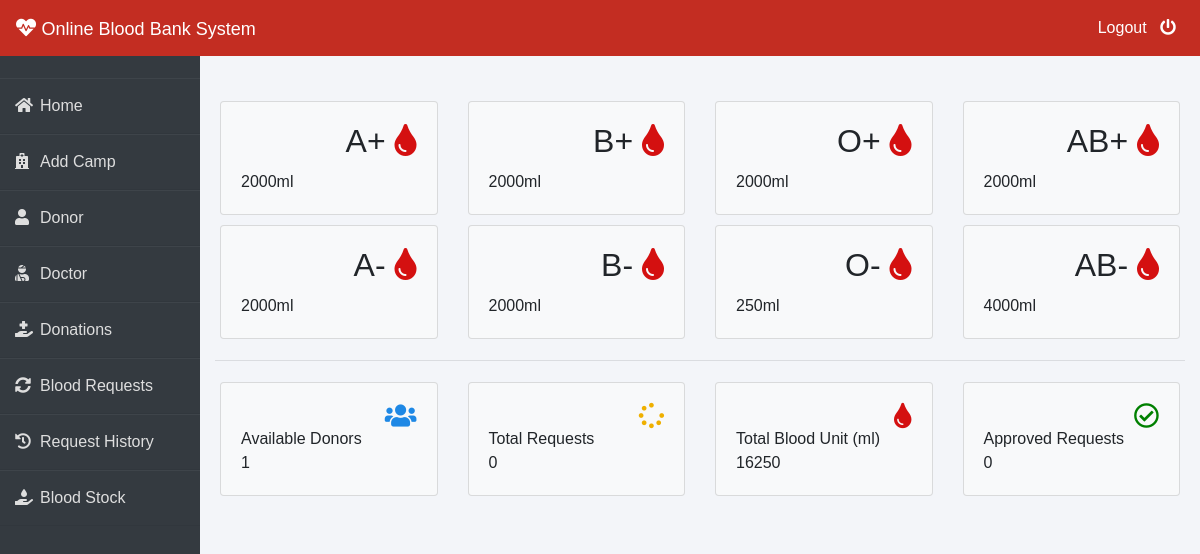
The page /admin-dashboard (signed in) on the database its author committed.
### blood/models.py (models this page shows, shortened)
class Stock(models.Model):
    bloodgroup = models.CharField(max_length=10)
    unit = models.PositiveIntegerField(default=0)

### blood/views.py (the view)
# urls.py: path('admin-dashboard', views.admin_dashboard_view,name='admin-dashboard'),
@login_required(login_url='adminlogin')
def admin_dashboard_view(request):
    totalunit = models.Stock.objects.aggregate(Sum('unit'))
    dict = {
        'A1': models.Stock.objects.get(bloodgroup="A+"),
        'A2': models.Stock.objects.get(bloodgroup="A-"),
        'B1': models.Stock.objects.get(bloodgroup="B+"),
        'B2': models.Stock.objects.get(bloodgroup="B-"),
        'AB1': models.Stock.objects.get(bloodgroup="AB+"),
        'AB2': models.Stock.objects.get(bloodgroup="AB-"),
        'O1': models.Stock.objects.get(bloodgroup="O+"),
        'O2': models.Stock.objects.get(bloodgroup="O-"),
        'totaldonors': dmodels.Donor.objects.all().count(),
        'totalbloodunit': totalunit['unit__sum'],
        'totalrequest': models.BloodRequest.objects.all().count(),
        'totalapprovedrequest': models.BloodRequest.objects.all().filter(status='Approved').count()
    }
    return render(request, 'blood/admin_dashboard.html', context=dict)

### templates/blood/admin_dashboard.html
{% extends 'blood/adminbase.html' %}
{% block content %}
<br><br>
<div class="container">
    <div class="row">
        <div class="col-sm-3">
          <div class="card bg-light">
            <div class="card-body">
                <div class="blood">
                    <h2>A+ <i class="fas fa-tint" ></i></h2>
                </div><br><br>
                <div>
                    {{A1.unit}}ml
                </div>
            </div>
          </div>
        </div>
        <div class="col-sm-3">
            <div class="card bg-light">
                <div class="card-body">
                    <div class="blood">
                        <h2>B+ <i class="fas fa-tint"></i></h2>
                    </div><br><br>
                    <div>
                      {{B1.unit}}ml
                    </div>
                </div>
              </div>
        </div>
        <div class="col-sm-3">
            <div class="card bg-light">
                <div class="card-body">
                    <div class="blood">
                        <h2>O+ <i class="fas fa-tint"></i></h2>
                    </div><br><br>
                    <div>
                      {{O1.unit}}ml
                    </div>
                </div>
              </div>
          </div>
          <div class="col-sm-3">
            <div class="card bg-light">
                <div class="card-body">
                    <div class="blood">
                        <h2>AB+ <i class="fas fa-tint"></i></h2>
                    </div><br><br>
                    <div>
                      {{AB1.unit}}ml
                    </div>
                </div>
              </div>
          </div>
      </div>
      <div class="row">
        <div class="col-sm-3">
          <div class="card bg-light">
            <div class="card-body">
                <div class="blood">
                    <h2>A- <i class="fas fa-tint"></i></h2>
                </div><br><br>
                <div>
                  {{A2.unit}}ml
                </div>
            </div>
          </div>
        </div>
        <div class="col-sm-3">
            <div class="card bg-light">
                <div class="card-body">
                    <div class="blood">
                        <h2>B- <i class="fas fa-tint"></i></h2>
                    </div><br><br>
                    <div>
                      {{B2.unit}}ml
                    </div>
                </div>
              </div>
        </div>
        <div class="col-sm-3">
            <div class="card bg-light">
                <div class="card-body">
                    <div class="blood">
                        <h2>O- <i class="fas fa-tint"></i></h2>
                    </div><br><br>
                    <div>
                      {{O2.unit}}ml
                    </div>
                </div>
              </div>
          </div>
          <div class="col-sm-3">
            <div class="card bg-light">
                <div class="card-body">
                    <div class="blood">
                        <h2>AB- <i class="fas fa-tint"></i></h2>
                    </div><br><br>
                    <div>
                      {{AB2.unit}}ml
                    </div>
                </div>
              </div>
          </div>
      </div>
<hr>
    <div class="row">
      <div class="col-sm-3">
        <div class="card bg-light">
          <div class="card-body">
              <div class="blood">
                  <i class="fas fa-users" style="color: #1e88e5;"></i>
              </div><br>
              <div>
                  Available Donors <br>
                  {{totaldonors}}
              </div>
          </div>
        </div>
      </div>
      <div class="col-sm-3">
          <div class="card bg-light">
              <div class="card-body">
                  <div class="blood">
                      <i class="fas fa-spinner" style="color:#efb000;"></i>
                  </div><br>
                  <div>
                      Total Requests <br>
                     {{totalrequest}}
                  </div>
              </div>
            </div>
      </div>
        <div class="col-sm-3">
          <div class="card bg-light">
              <div class="card-body">
                  <div class="blood">
                      <i class="fas fa-tint xyz" style="color:#d41010;"></i>
                  </div><br>
                  <div>
                      Total Blood Unit (ml) <br>
                      {{totalbloodunit}}
                  </div>
              </div>
            </div>
        </div>
        <div class="col-sm-3">
            <div class="card bg-light">
                <div class="card-body">
                    <div class="blood">
                        <i class="far fa-check-circle" style="color:green;"></i>
                    </div><br>
                    <div>
                        Approved Requests <br>
                        {{totalapprovedrequest}}
                    </div>
                </div>
              </div>
          </div>
    </div>
</div>
{% endblock content %}

### templates/blood/adminbase.html (style rules this page uses)
.row { padding: 5px; }
.fa-tint { color: #d41010 }
.blood { float: right; }
.fa-users { color: blue; font-size: 3ex; }
.fa-spinner { color: blue; font-size: 3ex; }
.fa-check-circle { color: blue; font-size: 3ex; }
.xyz { color: blue; font-size: 3ex; }
* { margin: 0; padding: 0; box-sizing: border-box; list-style: none; text-decoration: none; font-family: 'Josefin Sans', sans-serif; }
body { background-color: #f3f5f9; }

### rows shown on the page
Stock: unit "2000"
Stock: unit "2000"
Stock: unit "2000"
Stock: unit "2000"
Stock: unit "2000"
Stock: unit "2000"
Stock: unit "250"
Stock: unit "4000"

### other values the page prints
{{ totaldonors }} "1"
{{ totalrequest }} "0"
{{ totalbloodunit }} "16250"
{{ totalapprovedrequest }} "0"
